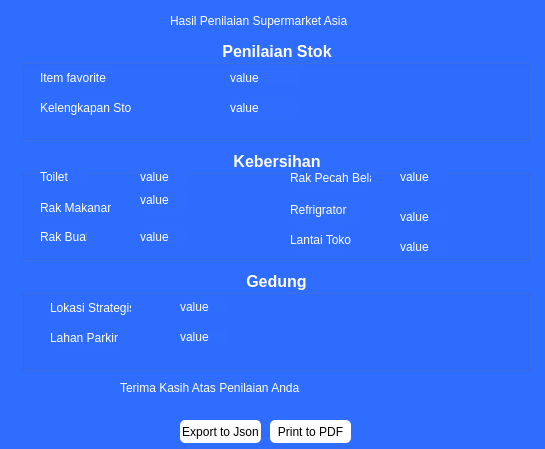
<?xml version="1.0" encoding="UTF-8"?>
<ui version="4.0">
 <class>Form</class>
 <widget class="QWidget" name="Form">
  <property name="geometry">
   <rect>
    <x>0</x>
    <y>0</y>
    <width>545</width>
    <height>449</height>
   </rect>
  </property>
  <property name="windowTitle">
   <string>Form</string>
  </property>
  <property name="styleSheet">
   <string notr="true">background-color: rgb(46, 109, 255)</string>
  </property>
  <widget class="QGroupBox" name="groupBox">
   <property name="geometry">
    <rect>
     <x>20</x>
     <y>40</y>
     <width>511</width>
     <height>101</height>
    </rect>
   </property>
   <property name="font">
    <font>
     <family>Arial</family>
     <pointsize>12</pointsize>
     <weight>75</weight>
     <bold>true</bold>
    </font>
   </property>
   <property name="styleSheet">
    <string notr="true">color: rgb(255, 255, 255);</string>
   </property>
   <property name="title">
    <string>Penilaian Stok</string>
   </property>
   <property name="alignment">
    <set>Qt::AlignCenter</set>
   </property>
   <widget class="QLabel" name="label_3">
    <property name="geometry">
     <rect>
      <x>20</x>
      <y>30</y>
      <width>71</width>
      <height>16</height>
     </rect>
    </property>
    <property name="text">
     <string>Item favorite</string>
    </property>
   </widget>
   <widget class="QLabel" name="label_4">
    <property name="geometry">
     <rect>
      <x>20</x>
      <y>60</y>
      <width>91</width>
      <height>16</height>
     </rect>
    </property>
    <property name="text">
     <string>Kelengkapan Stok</string>
    </property>
   </widget>
   <widget class="QLabel" name="label_21">
    <property name="geometry">
     <rect>
      <x>210</x>
      <y>30</y>
      <width>71</width>
      <height>16</height>
     </rect>
    </property>
    <property name="text">
     <string>value</string>
    </property>
   </widget>
   <widget class="QLabel" name="label_22">
    <property name="geometry">
     <rect>
      <x>210</x>
      <y>60</y>
      <width>71</width>
      <height>16</height>
     </rect>
    </property>
    <property name="text">
     <string>value</string>
    </property>
   </widget>
  </widget>
  <widget class="QLabel" name="label">
   <property name="geometry">
    <rect>
     <x>170</x>
     <y>10</y>
     <width>251</width>
     <height>21</height>
    </rect>
   </property>
   <property name="styleSheet">
    <string notr="true">color:rgb(255, 255, 255);
font: 75 15pt &quot;Arial&quot;;</string>
   </property>
   <property name="text">
    <string>Hasil Penilaian Supermarket Asia</string>
   </property>
  </widget>
  <widget class="QGroupBox" name="groupBox_2">
   <property name="geometry">
    <rect>
     <x>20</x>
     <y>150</y>
     <width>511</width>
     <height>111</height>
    </rect>
   </property>
   <property name="font">
    <font>
     <family>Arial</family>
     <pointsize>12</pointsize>
     <weight>75</weight>
     <bold>true</bold>
    </font>
   </property>
   <property name="styleSheet">
    <string notr="true">color:rgb(255, 255, 255)</string>
   </property>
   <property name="title">
    <string>Kebersihan</string>
   </property>
   <property name="alignment">
    <set>Qt::AlignCenter</set>
   </property>
   <widget class="QLabel" name="label_5">
    <property name="geometry">
     <rect>
      <x>20</x>
      <y>20</y>
      <width>47</width>
      <height>13</height>
     </rect>
    </property>
    <property name="text">
     <string>Toilet</string>
    </property>
   </widget>
   <widget class="QLabel" name="label_6">
    <property name="geometry">
     <rect>
      <x>20</x>
      <y>50</y>
      <width>71</width>
      <height>16</height>
     </rect>
    </property>
    <property name="text">
     <string>Rak Makanan</string>
    </property>
   </widget>
   <widget class="QLabel" name="label_7">
    <property name="geometry">
     <rect>
      <x>20</x>
      <y>80</y>
      <width>47</width>
      <height>13</height>
     </rect>
    </property>
    <property name="text">
     <string>Rak Buah</string>
    </property>
   </widget>
   <widget class="QLabel" name="label_8">
    <property name="geometry">
     <rect>
      <x>270</x>
      <y>20</y>
      <width>81</width>
      <height>16</height>
     </rect>
    </property>
    <property name="text">
     <string>Rak Pecah Belah</string>
    </property>
   </widget>
   <widget class="QLabel" name="label_9">
    <property name="geometry">
     <rect>
      <x>270</x>
      <y>50</y>
      <width>71</width>
      <height>20</height>
     </rect>
    </property>
    <property name="text">
     <string>Refrigrator</string>
    </property>
   </widget>
   <widget class="QLabel" name="label_10">
    <property name="geometry">
     <rect>
      <x>270</x>
      <y>80</y>
      <width>61</width>
      <height>20</height>
     </rect>
    </property>
    <property name="text">
     <string>Lantai Toko</string>
    </property>
   </widget>
   <widget class="QLabel" name="label_2">
    <property name="geometry">
     <rect>
      <x>120</x>
      <y>20</y>
      <width>47</width>
      <height>13</height>
     </rect>
    </property>
    <property name="text">
     <string>value</string>
    </property>
   </widget>
   <widget class="QLabel" name="label_11">
    <property name="geometry">
     <rect>
      <x>120</x>
      <y>40</y>
      <width>47</width>
      <height>20</height>
     </rect>
    </property>
    <property name="text">
     <string>value</string>
    </property>
   </widget>
   <widget class="QLabel" name="label_16">
    <property name="geometry">
     <rect>
      <x>120</x>
      <y>80</y>
      <width>47</width>
      <height>13</height>
     </rect>
    </property>
    <property name="text">
     <string>value</string>
    </property>
   </widget>
   <widget class="QLabel" name="label_12">
    <property name="geometry">
     <rect>
      <x>380</x>
      <y>20</y>
      <width>47</width>
      <height>13</height>
     </rect>
    </property>
    <property name="text">
     <string>value</string>
    </property>
   </widget>
   <widget class="QLabel" name="label_13">
    <property name="geometry">
     <rect>
      <x>380</x>
      <y>60</y>
      <width>47</width>
      <height>13</height>
     </rect>
    </property>
    <property name="text">
     <string>value</string>
    </property>
   </widget>
   <widget class="QLabel" name="label_14">
    <property name="geometry">
     <rect>
      <x>380</x>
      <y>90</y>
      <width>47</width>
      <height>13</height>
     </rect>
    </property>
    <property name="text">
     <string>value</string>
    </property>
   </widget>
  </widget>
  <widget class="QGroupBox" name="groupBox_3">
   <property name="geometry">
    <rect>
     <x>20</x>
     <y>270</y>
     <width>511</width>
     <height>101</height>
    </rect>
   </property>
   <property name="font">
    <font>
     <family>Arial</family>
     <pointsize>12</pointsize>
     <weight>75</weight>
     <bold>true</bold>
    </font>
   </property>
   <property name="styleSheet">
    <string notr="true">color:rgb(255, 255, 255)</string>
   </property>
   <property name="title">
    <string>Gedung</string>
   </property>
   <property name="alignment">
    <set>Qt::AlignCenter</set>
   </property>
   <widget class="QLabel" name="label_15">
    <property name="geometry">
     <rect>
      <x>30</x>
      <y>30</y>
      <width>81</width>
      <height>16</height>
     </rect>
    </property>
    <property name="text">
     <string>Lokasi Strategis</string>
    </property>
   </widget>
   <widget class="QLabel" name="label_17">
    <property name="geometry">
     <rect>
      <x>30</x>
      <y>60</y>
      <width>71</width>
      <height>16</height>
     </rect>
    </property>
    <property name="text">
     <string>Lahan Parkir</string>
    </property>
   </widget>
   <widget class="QLabel" name="label_18">
    <property name="geometry">
     <rect>
      <x>160</x>
      <y>30</y>
      <width>47</width>
      <height>13</height>
     </rect>
    </property>
    <property name="text">
     <string>value</string>
    </property>
   </widget>
   <widget class="QLabel" name="label_19">
    <property name="geometry">
     <rect>
      <x>160</x>
      <y>60</y>
      <width>47</width>
      <height>13</height>
     </rect>
    </property>
    <property name="text">
     <string>value</string>
    </property>
   </widget>
  </widget>
  <widget class="QLabel" name="label_20">
   <property name="geometry">
    <rect>
     <x>120</x>
     <y>380</y>
     <width>301</width>
     <height>16</height>
    </rect>
   </property>
   <property name="styleSheet">
    <string notr="true">color:rgb(255, 255, 255);
font: 75 15pt &quot;Arial&quot;;</string>
   </property>
   <property name="text">
    <string>Terima Kasih Atas Penilaian Anda</string>
   </property>
  </widget>
  <widget class="QPushButton" name="pushButton">
   <property name="geometry">
    <rect>
     <x>180</x>
     <y>420</y>
     <width>81</width>
     <height>23</height>
    </rect>
   </property>
   <property name="styleSheet">
    <string notr="true">color:#000001;
background-color:#ffffff;
border-radius:5px;
padding:2px;</string>
   </property>
   <property name="text">
    <string>Export to Json</string>
   </property>
  </widget>
  <widget class="QPushButton" name="pushButton_2">
   <property name="geometry">
    <rect>
     <x>270</x>
     <y>420</y>
     <width>81</width>
     <height>23</height>
    </rect>
   </property>
   <property name="styleSheet">
    <string notr="true">color:#000001;
background-color:#ffffff;
border-radius:5px;
padding:2px;</string>
   </property>
   <property name="text">
    <string>Print to PDF</string>
   </property>
  </widget>
 </widget>
 <resources/>
 <connections/>
</ui>
